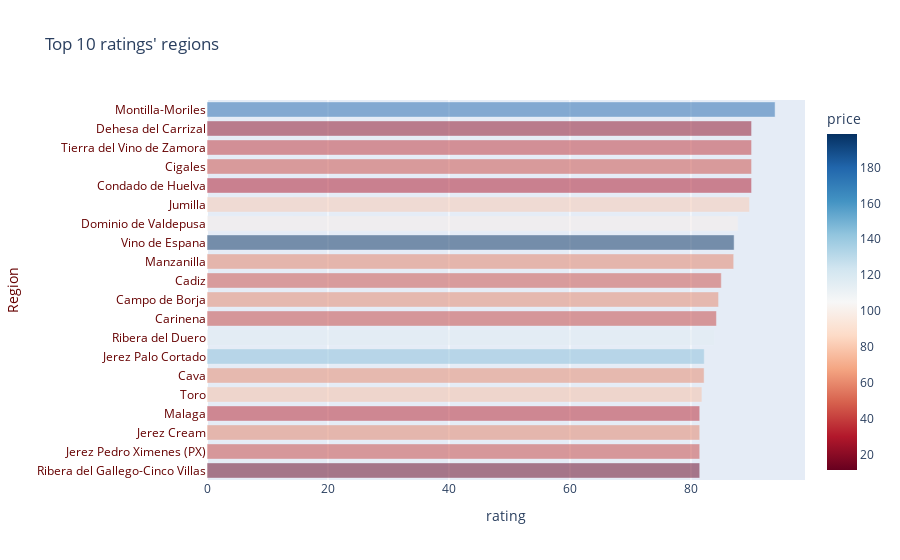

Write notebook code for a chart like this one.
### Markdown cell above
>Insight:<br>
>1. Price Increases with wine rating (as expected)
>2.  the gradient of rating is getting decreasing with hight rate wine

### Code cell
# regions & Rating

region_indices = [*OE.categories_[3]]
region_rate = df.groupby('region')[['rating', 'price']].mean().sort_values(by='rating' ,ascending=False).iloc[:20]
region_rate['rating'] = np.exp(region_rate['rating'])


decoded_idx = [*map(lambda x : region_indices[int(x)], region_rate.index)]
region_rate.index = (decoded_idx)

fig = px.bar(data_frame=region_rate, y=region_rate.index, x='rating', opacity=0.5, orientation='h', 
            title="Top 10 ratings' regions", color='price', color_continuous_scale='rdbu',
            hover_data=['price', 'rating'])

fig.update_yaxes(type='category', categoryorder='total ascending', title='Region', color='#660000')

### Figure 1 — Plotly figure (JSON) as saved in the notebook; plotly's stock layout.template omitted (floating-point values rounded to 4 significant figures)
{"data": [{"alignmentgroup": "True", "customdata": [[178.7], [29.5], [43.58], [37.5], [21.32], [80.58], [99.87], [198.6], [57.44], [43.98], [59.18], [41.25], [115.3], [144.5], [59.45], [76.61], [11.5], [41.93], [57.9], [33.26]], "hovertemplate": "rating=%{x}<br>index=%{y}<br>price=%{marker.color}<extra></extra>", "legendgroup": "", "marker": {"color": [178.7, 29.5, 43.58, 37.5, 21.32, 80.58, 99.87, 198.6, 57.44, 43.98, 59.18, 41.25, 115.3, 144.5, 59.45, 76.61, 11.5, 41.93, 57.9, 33.26], "coloraxis": "coloraxis", "opacity": 0.5, "pattern": {"shape": ""}}, "name": "", "offsetgroup": "", "orientation": "h", "showlegend": false, "textposition": "auto", "type": "bar", "x": [93.91, 90.02, 90.02, 90.02, 90.02, 89.67, 87.79, 87.13, 87.07, 85.02, 84.56, 84.21, 83.86, 82.19, 82.17, 81.81, 81.45, 81.45, 81.45, 81.45], "xaxis": "x", "y": ["Montilla-Moriles", "Condado de Huelva", "Cigales", "Tierra del Vino de Zamora", "Dehesa del Carrizal", "Jumilla", "Dominio de Valdepusa", "Vino de Espana", "Manzanilla", "Cadiz", "Campo de Borja", "Carinena", "Ribera del Duero", "Jerez Palo Cortado", "Cava", "Toro", "Ribera del Gallego-Cinco Villas", "Jerez Pedro Ximenes (PX)", "Jerez Cream", "Malaga"], "yaxis": "y"}], "layout": {"barmode": "relative", "coloraxis": {"colorbar": {"title": {"text": "price"}}, "colorscale": [[0, "rgb(103,0,31)"], [0.1, "rgb(178,24,43)"], [0.2, "rgb(214,96,77)"], [0.3, "rgb(244,165,130)"], [0.4, "rgb(253,219,199)"], [0.5, "rgb(247,247,247)"], [0.6, "rgb(209,229,240)"], [0.7, "rgb(146,197,222)"], [0.8, "rgb(67,147,195)"], [0.9, "rgb(33,102,172)"], [1, "rgb(5,48,97)"]]}, "legend": {"tracegroupgap": 0}, "title": {"text": "Top 10 ratings' regions"}, "xaxis": {"anchor": "y", "domain": [0, 1], "title": {"text": "rating"}}, "yaxis": {"anchor": "x", "categoryorder": "total ascending", "color": "#660000", "domain": [0, 1], "title": {"text": "Region"}, "type": "category"}}}
